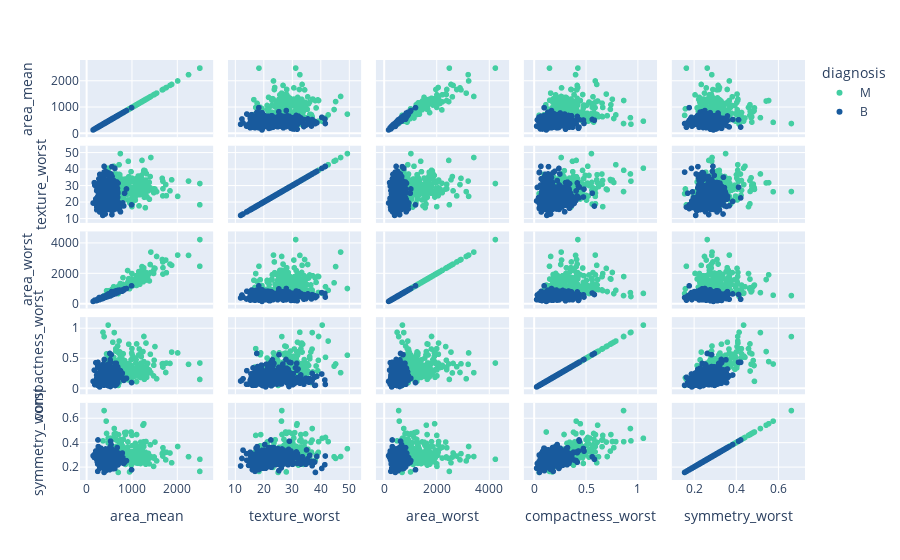

The notebook cell this image was saved under:
### Code cell
show_data = px.scatter_matrix(
    data_frame=data_set,
    dimensions=features_list,
    height=1000,
    color="diagnosis",
    color_discrete_sequence=["#43cea2", "#185a9d"],
)
show_data.show()

### Figure 1 — Plotly figure (JSON) as saved in the notebook; plotly's stock layout.template omitted (floating-point values rounded to 4 significant figures; data arrays with more than 128 entries replaced by an {"elided": "..."} marker saying what was removed)
{"data": [{"dimensions": [{"axis": {"matches": true}, "label": "area_mean", "values": {"elided": "212 float values"}}, {"axis": {"matches": true}, "label": "texture_worst", "values": {"elided": "212 float values"}}, {"axis": {"matches": true}, "label": "area_worst", "values": {"elided": "212 float values"}}, {"axis": {"matches": true}, "label": "compactness_worst", "values": {"elided": "212 float values"}}, {"axis": {"matches": true}, "label": "symmetry_worst", "values": {"elided": "212 float values"}}], "hovertemplate": "diagnosis=M<br>%{xaxis.title.text}=%{x}<br>%{yaxis.title.text}=%{y}<extra></extra>", "legendgroup": "M", "marker": {"color": "#43cea2", "symbol": "circle"}, "name": "M", "showlegend": true, "type": "splom"}, {"dimensions": [{"axis": {"matches": true}, "label": "area_mean", "values": {"elided": "357 float values"}}, {"axis": {"matches": true}, "label": "texture_worst", "values": {"elided": "357 float values"}}, {"axis": {"matches": true}, "label": "area_worst", "values": {"elided": "357 float values"}}, {"axis": {"matches": true}, "label": "compactness_worst", "values": {"elided": "357 float values"}}, {"axis": {"matches": true}, "label": "symmetry_worst", "values": {"elided": "357 float values"}}], "hovertemplate": "diagnosis=B<br>%{xaxis.title.text}=%{x}<br>%{yaxis.title.text}=%{y}<extra></extra>", "legendgroup": "B", "marker": {"color": "#185a9d", "symbol": "circle"}, "name": "B", "showlegend": true, "type": "splom"}], "layout": {"autosize": true, "dragmode": "select", "legend": {"title": {"text": "diagnosis"}, "tracegroupgap": 0}, "margin": {"t": 60}, "xaxis": {"autorange": true, "range": [-60.42, 2705.0], "type": "linear"}, "xaxis2": {"autorange": true, "range": [8.775, 52.79], "type": "linear"}, "xaxis3": {"autorange": true, "range": [-166.7, 4606.0], "type": "linear"}, "xaxis4": {"autorange": true, "range": [-0.06186, 1.147], "type": "linear"}, "xaxis5": {"autorange": true, "range": [0.1126, 0.7077], "type": "linear"}, "yaxis": {"autorange": true, "range": [-60.42, 2705.0], "type": "linear"}, "yaxis2": {"autorange": true, "range": [8.775, 52.79], "type": "linear"}, "yaxis3": {"autorange": true, "range": [-166.7, 4606.0], "type": "linear"}, "yaxis4": {"autorange": true, "range": [-0.06186, 1.147], "type": "linear"}, "yaxis5": {"autorange": true, "range": [0.1126, 0.7077], "type": "linear"}}}
